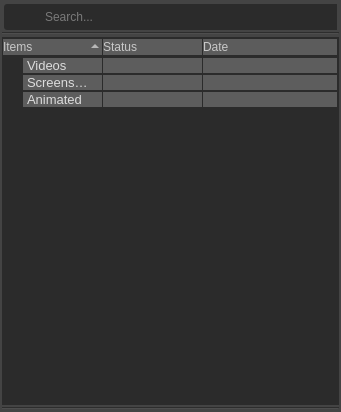
<?xml version="1.0" encoding="UTF-8"?>
<ui version="4.0">
 <class>Form</class>
 <widget class="QWidget" name="Form">
  <property name="geometry">
   <rect>
    <x>0</x>
    <y>0</y>
    <width>341</width>
    <height>412</height>
   </rect>
  </property>
  <property name="windowTitle">
   <string>Form</string>
  </property>
  <property name="autoFillBackground">
   <bool>false</bool>
  </property>
  <property name="styleSheet">
   <string notr="true">QWidget {
	background-color: rgb(68, 68, 68);
    color: rgb(220, 220, 220);
    selection-background-color: rgb(126, 126, 126);
    selection-color: rgb(220, 220, 220);
    outline: 0;
}
QWidget:item {
    background-color: transparent;
}
QWidget:item:hover {
    background-color: rgb(150, 146, 137);
}
QWidget:item:selected {
    background-color: rgb(150, 146, 137);
}
QWidget:disabled {
    background-color: rgb(43, 43, 43);
    color: rgb(92, 92, 92);
}
QMainWindow::separator {
  width: 0px;
  height: 0px;
  border: 2px solid rgb(43,43,43);
  border-right: 1px solid rgb(108,108,108);
  border-bottom: 1px solid rgb(108,108,108);
  border-radius: 0px;
  margin: 8px;
}
QMainWindow::separator:hover {
  border-right: 1px solid rgb(150, 146, 137);
  border-bottom: 1px solid rgb(150, 146, 137);
}
QPushButton {
    outline: none;
    padding: 3px;
	padding-left: 18px;
	padding-right: 18px;
	border: none;
    background-color: rgb(92, 92, 92);
}
QPushButton:hover {
    color: rgb(250, 250, 250);
    background-color: rgb(108, 108, 108);
 }
QScrollArea {
    border: 1px solid rgb(57, 57, 57);
}

/* QMenu ------------------------------------------------------------------ */

QMenu {
    border: 1px solid rgb(68, 68, 68);
    background-color: rgb(43, 43, 43);
    padding: 1px;
}
QMenu::separator {
    height: 1px;
    background-color: rgb(92, 92, 92);
    color: rgb(200, 200, 200);
    padding-left: 2px;
    margin-left: 0px;
    margin-right: 0px;
}
QMenu::item {
    padding: 4px;
    padding-left: 16px;
    padding-right: 16px;
    background-color: rgb(68, 68, 68);
}
QMenu::indicator {
    padding: 6px;
    margin: -1px;
	width: 13px;
	height: 13px;
    background-color: rgb(57, 57, 57);
}
QMenu::icon {
    padding: 4px;
    margin: 0px;
	width: 18px;
	height: 18px;
    background-color: rgb(57, 57, 57);
}
QMenu::indicator:non-exclusive:checked {
    image: url(:/resources/style/checkbox_checked.svg);
}
QMenu::indicator:non-exclusive:unchecked {
    image: url(:/resources/style/checkbox.svg);
}

QLineEdit,
QAbstractSpinBox,
QTextEdit {
    background-color: rgb(43, 43, 43);
    background-image: url();
    color: rgb(200, 200, 200);
/*
    border: 2px solid rgb(43, 43, 43);
    border-radius: 3px;
    color: rgb(200, 200, 200);
    padding: 1px;
    margin-top: 0px;
    padding-left: 0px;
*/
}

/* QSlider ---------------------------------------------------------------- */
QSlider::add-page:horizontal, 
QSlider::sub-page:horizontal,
QSlider::add-page:vertical, 
QSlider::sub-page:vertical {
    background: rgb(43, 43, 43);
}
QSlider::add-page:vertical, 
QSlider::sub-page:vertical {
    margin-left: 4px;
    margin-right: 4px;
}
QSlider::add-page:horizontal, 
QSlider::sub-page:horizontal {
    margin-top: 4px;
    margin-bottom: 4px;
}
QSlider::handle:vertical {
    background: #787878;
    border: 2px solid rgb(43, 43, 43);
    width: 8px;
    height: 6px;
    margin: 0 -8px;
    border-radius: 4px;
}
QSlider::handle:horizontal {
    background: #787878;
    border: 2px solid rgb(43, 43, 43);
    margin: -8px 0;
	width: 6px;
	height: 8px;
    border-radius: 4px;
}
QSlider::groove {
    background: rgb(43, 43, 43);
    border: 1px solid rgb(68, 68, 68);
    border-radius: 4px;
    margin: 0px;
}
QSlider::groove:horizontal {
    height: 4px;
}
QSlider::groove:vertical {
    width: 4px;
}
QSlider::sub-page:vertical:disabled, 
QSlider::sub-page:horizontal:disabled {
    background: #14506E;
}

/* QScrollBar ------------------------------------------------------------- */

QScrollBar:horizontal {
    height: 10px;
    margin: 0px 16px 0px 16px;
    border: 1px solid rgb(55, 55, 55);
    border-radius: 40px;
    background-color: rgb(55, 55, 55);
}
QScrollBar::handle:horizontal {
    background-color: #787878;
    border: 0px solid rgb(68, 68, 68);
    border-radius: 4px;
    min-width: 8px;
}
QScrollBar::add-line:horizontal:hover,
QScrollBar::add-line:horizontal:on,
QScrollBar::add-line:horizontal {
    margin: 0px 3px 0px 0px;
    border-image: url(:/resources/style/stylesheet-branch-closed.png);
    height: 10px;
    width: 6px;
    subcontrol-position: right;
    subcontrol-origin: margin;
}
QScrollBar::sub-line:horizontal:hover,
QScrollBar::sub-line:horizontal:on,
QScrollBar::sub-line:horizontal {
    margin: 0px 0px 0px 3px;
    border-image: url(:/resources/style/stylesheet-branch-closedleft.png);
    height: 10px;
    width: 6px;
    subcontrol-position: left;
    subcontrol-origin: margin;
}
QScrollBar:vertical {
    background-color: rgb(55, 55, 55);
    width: 10px;
    margin: 16px 0px 16px 0px;
    border: 1px solid rgb(55, 55, 55);
    border-radius: 4px;
}
QScrollBar::handle:vertical {
    background-color: #787878;
    border: 1px solid rgb(68, 68, 68);
    min-height: 8px;
    border-radius: 4px;
}
QScrollBar::sub-line:vertical {
    margin: 3px 0px 0px 0px;
    border-image: url(:/resources/style/stylesheet-branch-openup.png);
    height: 6px;
    width: 10px;
    subcontrol-position: top;
    subcontrol-origin: margin;
}
QScrollBar::add-line:vertical {
    margin: 0px 0px 3px 0px;
    border-image: url(:/resources/style/stylesheet-branch-open.png);
    height: 6px;
    width: 10px;
    subcontrol-position: bottom;
    subcontrol-origin: margin;
}
QScrollBar::sub-line:vertical:hover,
QScrollBar::sub-line:vertical:on {
    border-image: url(:/resources/style/stylesheet-branch-openup.png);
    height: 10px;
    width: 10px;
    subcontrol-position: top;
    subcontrol-origin: margin;
}
QScrollBar::add-page:horizontal,
QScrollBar::sub-page:horizontal,
QScrollBar::up-arrow:horizontal,
QScrollBar::down-arrow:horizontal,
QScrollBar::up-arrow:vertical,
QScrollBar::down-arrow:vertical,
QScrollBar::add-page:vertical,
QScrollBar::sub-page:vertical  {
    background: none;
}
QTableCornerButton::section {
    background-color: rgb(92, 92, 92);
	border: 1px rgb(43,43,43);
	border-radius: 0px;
}
QHeaderView {
	background-color: rgb(68, 68, 68);
	border: 0px transparent rgb(68,68,68);
    padding: 0px;
	margin: 1px;
	border-radius: 0px;
}
QHeaderView::section {
	background-color: rgb(92, 92, 92);
	color: rgb(200,200,200);
    border-bottom: 1px solid rgb(43,43,43);
    border-right: 1px solid rgb(43,43,43);
	border-radius: 0px;
	text-align: center;
}
QHeaderView::section:vertical {
	padding-left: 4px;
}
QListView,
QTreeView,
QTableView,
QColumnView {
    border: none;
	alternate-background-color: rgb(75,75,75);
    background-color: rgb(43, 43, 43);
    padding-top: 1px;
}
QListView::item,
QTreeView::item,
QTableView::item,
QColumnView::item {
    border-top: none;
    padding-right: 8px; /*DO NOT CHANGE*/
    padding-left: 1px;
    margin-top: 1px;
    margin-bottom: 1px;
    margin-left: 1px;
}

QTreeView::item:has-children {
    background-color: rgb(93, 93, 93);
}

QTreeView::branch {
    padding: 4px; /*DO NOT CHANGE*/
    margin-top: 1px;
    margin-bottom: 1px;
    margin-left: 1px;
    margin-right: -3px;
    border-left: 2px solid rgb(43,43,43);
	border-radius: 3px 3px 0px 0px;
}
/*
QTreeView::branch:has-siblings:!adjoins-item {
    border-image: url(:/resources/style/stylesheet-vline.png);
}
QTreeView::branch:has-siblings:adjoins-item {
    border-image: url(:/resources/style/stylesheet-branch-more.png);
}

QTreeView::branch:!has-children:!has-siblings:adjoins-item {
    border-image: url(:/resources/style/stylesheet-branch-end.png);
}
*/
QTreeView::branch:has-children:!has-siblings:closed,
QTreeView::branch:closed:has-children:has-siblings {
    background-color: rgb(93, 93, 93);
    image: url(:/resources/style/stylesheet-branch-closed.png);
    border-left: 3px solid rgb(93, 93, 93);
    border-bottom: 3px solid rgb(93, 93, 93);
    border-top: 2px solid rgb(93, 93, 93);
}
QTreeView::branch:open:has-children:!has-siblings,
QTreeView::branch:open:has-children:has-siblings  {
    background-color: rgb(93, 93, 93);
    border-left: 2px solid rgb(93, 93, 93);
    border-radius: 0px 0px 3px 0px;
    image: url(:/resources/style/stylesheet-branch-open.png);
}


/* QCombobox -------------------------------------------------------------- */
QComboBox {
    border: 0px;
    border-radius: 3px;
    background-color: rgb(92, 92, 92);
    padding-top: 2px;     /* This fix  #103, #111*/
    padding-bottom: 1px;  /* This fix  #103, #111*/
    padding-left: 4px;
    padding-right: 4px;
    min-width: 75px;
}
QComboBox::drop-down {
    subcontrol-origin: padding;
    subcontrol-position: top right;
    width: 20px;
    border-left-width: 2px;
    border-left-color: rgb(68, 68, 68);
    border-left-style: solid;
    border-top-right-radius: 0px;
    border-bottom-right-radius: 0px;
    padding-right: 3px;
    margin-left: 6px;
}
QComboBox::down-arrow,
QComboBox::down-arrow:on,
QComboBox::down-arrow:hover,
QComboBox::down-arrow:focus {
    image: url(:/resources/style/stylesheet-branch-open.png);
}


/* QCheckBox -------------------------------------------------------------- */


QCheckBox::indicator:checked:hover,
QTreeView::indicator:checked:hover,
QListView::indicator:checked:hover {
    image: url(:/resources/style/checkbox_checked_hover.svg);
}
QCheckBox::indicator:unchecked:hover,
QTreeView::indicator:unchecked:hover,
QListView::indicator:unchecked:hover {
    image: url(:/resources/style/checkbox_hover.svg);
}
QCheckBox::indicator {
    width: 14px;
    height: 14px;
}
QCheckBox::indicator:checked,
QTreeView::indicator:checked,
QListView::indicator:checked {
    image: url(:/resources/style/checkbox_checked.svg);
}

QCheckBox::indicator:checked:hover,
QTreeView::indicator:checked:hover,
QListView::indicator:checked:hover {
    image: url(:/resources/style/checkbox_checked_hover.svg);
}

QCheckBox::indicator:unchecked,
QTreeView::indicator:unchecked,
QListView::indicator:unchecked {
    color: rgb(43, 43, 43);
    image: url(:/resources/style/checkbox.svg);
}


































/* QTabWiget -------------------------------------------------------------- */

QTabWidget {
    padding: 4px;
    padding-left: 16px;
    padding-right: 16px;
    selection-background-color: rgb(68, 68, 68);
    border: 0;
}
QTabWidget::tab-bar {
    alignment: center;
}
QTabWidget::pane {
    border: none;
    margin: 0px;
}
QTabWidget::pane:selected {
    background-color: rgb(68, 68, 68);
}

/* QTabBar ---------------------------------------------------------------- */

QTabBar {
    qproperty-drawBase: 0;
    border-radius: 3px;
    margin: 0px;
    padding: 4px;
    border: 0;
    background-color: rgb(68, 68, 68);
    font: bold 10pt;
}

QTabBar::tab {
    border-bottom: 3px solid rgb(55, 55, 55);
    color: #787878;
    background-color: rgb(68, 68, 68);
}

/* QTabBar::tab - selected ----------------------------------------------- */

QTabBar::tab:top:selected:disabled {
    border-bottom: 3px solid #14506E;
    color: #787878;
    background-color: rgb(68, 68, 68);
}
QTabBar::tab:bottom:selected:disabled {
    border-top: 3px solid #14506E;
    color: #787878;
    background-color: rgb(68, 68, 68);
}
QTabBar::tab:left:selected:disabled {
    border-left: 3px solid #14506E;
    color: #787878;
    background-color: rgb(68, 68, 68);
}
QTabBar::tab:right:selected:disabled {
    border-right: 3px solid #14506E;
    color: #787878;
    background-color: rgb(68, 68, 68);
}

/* QTabBar::tab - !selected and disabled ---------------------------------- */

QTabBar::tab:disabled {
	margin: 0; padding: 0; border: none;
}
QTabBar::tab:top:!selected:disabled {
    margin-left: 4px;
    margin-right: 4px;
    margin-top: 2px;
    margin-bottom: 1px;
    padding-left: 10px; 
    padding-right: 10px;
    padding-top: 4px;
    padding-bottom: 4px;
    min-width: 4px;
    border-top-left-radius: 3px;
    border-top-right-radius: 3px;
    font-weight: normal;
    border-bottom: 3px solid rgb(68, 68, 68);
    border-right: 1px solid rgb(68, 68, 68);
    border-left: 1px solid rgb(68, 68, 68);
    border-top: 1px solid rgb(68, 68, 68);
    color: rgb(100, 100, 100);
}
QTabBar::tab:bottom:!selected:disabled {
    border-top: 3px solid rgb(43, 43, 43);
    color: #787878;
    background-color: rgb(43, 43, 43);
}
QTabBar::tab:left:!selected:disabled {
    border-right: 3px solid rgb(43, 43, 43);
    color: #787878;
    background-color: rgb(43, 43, 43);
}
QTabBar::tab:right:!selected:disabled {
    border-left: 3px solid rgb(43, 43, 43);
    color: #787878;
    background-color: rgb(43, 43, 43);
}
/* QTabBar::tab - selected ----------------------------------------------- */

QTabBar::tab {
    background-color: rgb(55, 55, 55);
    color: rgb(175, 175, 175);
    margin-left: 4px;
    margin-right: 4px;
    margin-top: 2px;
    margin-bottom: 1px;
    padding-left: 18px; 
    padding-right: 18px;
    padding-top: 4px;
    padding-bottom: 4px;
    min-width: 4px;
    border-top-left-radius: 3px;
    border-top-right-radius: 3px;
    font-weight: normal;
    border-bottom: 3px solid rgb(43, 43, 43);
    border-right: 1px solid rgb(43, 43, 43);
    border-left: 1px solid rgb(43, 43, 43);
    border-top: 1px solid rgb(43, 43, 43);
}

QTabBar::tab:selected {
    color: rgb(220, 220, 220);
    background-color: qlineargradient(y1: 1, y2: -.5, stop: 0 rgb(55, 105, 140), stop: 0.20 rgb(68, 68, 68));
    border-bottom: 2px solid rgb(70, 125, 160);
    border-right: 1px solid rgb(66, 118, 150);
    border-left: 1px solid rgb(66, 118, 150);
    border-top-left-radius: 3px;
    border-top-right-radius: 3px;
    border-top: 1px solid rgb(43, 43, 43);
}

QRadioButton::indicator {
    width:                  8px;
    height:                 8px;
    border-radius:          6px;
}
QRadioButton::indicator:checked {
    background-color:       gray;
    border:                 2px solid rgb(43,43,43);
}
QRadioButton::indicator:unchecked {
    background-color:       rgb(43,43,43);
    border:                 2px solid rgb(43,43,43);
}
QRadioButton:indicator:hover {
    border: 2px solid rgb(150, 146, 137);
}
QAbstractSpinBox {
    padding: 1px;
    padding-left: 4px;
    margin: 1px;
    border: 1px solid rgb(43, 43, 43);
}</string>
  </property>
  <layout class="QVBoxLayout" name="verticalLayout">
   <property name="spacing">
    <number>2</number>
   </property>
   <property name="leftMargin">
    <number>2</number>
   </property>
   <property name="topMargin">
    <number>2</number>
   </property>
   <property name="rightMargin">
    <number>2</number>
   </property>
   <property name="bottomMargin">
    <number>2</number>
   </property>
   <item>
    <layout class="QHBoxLayout" name="horizontalLayout_2">
     <property name="spacing">
      <number>0</number>
     </property>
     <property name="leftMargin">
      <number>2</number>
     </property>
     <property name="topMargin">
      <number>2</number>
     </property>
     <property name="rightMargin">
      <number>2</number>
     </property>
     <property name="bottomMargin">
      <number>0</number>
     </property>
     <item>
      <widget class="QFrame" name="searchFrame">
       <property name="sizePolicy">
        <sizepolicy hsizetype="MinimumExpanding" vsizetype="Fixed">
         <horstretch>0</horstretch>
         <verstretch>0</verstretch>
        </sizepolicy>
       </property>
       <property name="styleSheet">
        <string notr="true">QFrame {
    border: 0px solid rgb(43, 43, 43);
    background-color: rgb(43, 43, 43);
    border-radius: 3px;
}</string>
       </property>
       <property name="frameShape">
        <enum>QFrame::StyledPanel</enum>
       </property>
       <property name="frameShadow">
        <enum>QFrame::Plain</enum>
       </property>
       <layout class="QHBoxLayout" name="horizontalLayout">
        <property name="spacing">
         <number>0</number>
        </property>
        <property name="leftMargin">
         <number>0</number>
        </property>
        <property name="topMargin">
         <number>0</number>
        </property>
        <property name="rightMargin">
         <number>0</number>
        </property>
        <property name="bottomMargin">
         <number>0</number>
        </property>
        <item>
         <widget class="QPushButton" name="searchButton">
          <property name="styleSheet">
           <string notr="true">QPushButton {
    background-color: rgb(43, 43, 43);
    padding: 2px;
    margin-left: 1px;
	border-radius: 3px;
	border: 1px solid rgb(43, 43, 43);
}
QPushButton::hover {
    background-color: rgb(63, 63, 63);
    /*border: 1px solid rgb(150, 146, 137);*/
}</string>
          </property>
          <property name="text">
           <string/>
          </property>
          <property name="icon">
           <iconset resource="../../resources.qrc">
            <normaloff>:/resources/general/searchLight.svg</normaloff>:/resources/general/searchLight.svg</iconset>
          </property>
          <property name="iconSize">
           <size>
            <width>18</width>
            <height>18</height>
           </size>
          </property>
         </widget>
        </item>
        <item>
         <widget class="QLineEdit" name="searchBox">
          <property name="sizePolicy">
           <sizepolicy hsizetype="Expanding" vsizetype="Fixed">
            <horstretch>0</horstretch>
            <verstretch>0</verstretch>
           </sizepolicy>
          </property>
          <property name="minimumSize">
           <size>
            <width>256</width>
            <height>26</height>
           </size>
          </property>
          <property name="font">
           <font>
            <bold>false</bold>
           </font>
          </property>
          <property name="styleSheet">
           <string notr="true">QLineEdit { padding: 0px;}
</string>
          </property>
          <property name="frame">
           <bool>false</bool>
          </property>
          <property name="placeholderText">
           <string>Search...</string>
          </property>
          <property name="clearButtonEnabled">
           <bool>true</bool>
          </property>
         </widget>
        </item>
       </layout>
      </widget>
     </item>
    </layout>
   </item>
   <item>
    <widget class="Line" name="line_2">
     <property name="orientation">
      <enum>Qt::Horizontal</enum>
     </property>
    </widget>
   </item>
   <item>
    <widget class="QTreeWidget" name="treeWidget">
     <property name="dragEnabled">
      <bool>true</bool>
     </property>
     <property name="alternatingRowColors">
      <bool>false</bool>
     </property>
     <property name="selectionMode">
      <enum>QAbstractItemView::ExtendedSelection</enum>
     </property>
     <property name="selectionBehavior">
      <enum>QAbstractItemView::SelectRows</enum>
     </property>
     <property name="sortingEnabled">
      <bool>true</bool>
     </property>
     <property name="headerHidden">
      <bool>false</bool>
     </property>
     <attribute name="headerShowSortIndicator" stdset="0">
      <bool>true</bool>
     </attribute>
     <column>
      <property name="text">
       <string>Items</string>
      </property>
      <property name="font">
       <font>
        <stylestrategy>PreferAntialias</stylestrategy>
       </font>
      </property>
     </column>
     <column>
      <property name="text">
       <string>Status</string>
      </property>
     </column>
     <column>
      <property name="text">
       <string>Date</string>
      </property>
     </column>
     <item>
      <property name="text">
       <string>Videos</string>
      </property>
      <property name="font">
       <font>
        <pointsize>10</pointsize>
        <bold>false</bold>
        <stylestrategy>PreferAntialias</stylestrategy>
       </font>
      </property>
      <property name="icon">
       <iconset>
        <normaloff>:/resources/icons/video96.png</normaloff>:/resources/icons/video96.png</iconset>
      </property>
      <property name="text">
       <string/>
      </property>
      <property name="text">
       <string/>
      </property>
      <item>
       <property name="text">
        <string>untitled_06</string>
       </property>
       <property name="text">
        <string/>
       </property>
       <property name="text">
        <string/>
       </property>
      </item>
      <item>
       <property name="text">
        <string>untitled_05</string>
       </property>
       <property name="text">
        <string/>
       </property>
       <property name="text">
        <string/>
       </property>
      </item>
     </item>
     <item>
      <property name="text">
       <string>Screenshots</string>
      </property>
      <property name="font">
       <font>
        <pointsize>10</pointsize>
        <bold>false</bold>
        <stylestrategy>PreferAntialias</stylestrategy>
       </font>
      </property>
      <property name="icon">
       <iconset resource="../../capture/resources.qrc">
        <normaloff>:/resources/icons/snapshot.svg</normaloff>:/resources/icons/snapshot.svg</iconset>
      </property>
      <property name="text">
       <string/>
      </property>
      <property name="text">
       <string/>
      </property>
      <item>
       <property name="text">
        <string>untitled_04</string>
       </property>
       <property name="text">
        <string/>
       </property>
       <property name="text">
        <string>dasfasdf</string>
       </property>
      </item>
      <item>
       <property name="text">
        <string>untitled_02</string>
       </property>
       <property name="text">
        <string/>
       </property>
       <property name="text">
        <string>dasdfasdf</string>
       </property>
      </item>
      <item>
       <property name="text">
        <string>untitled_01</string>
       </property>
       <property name="text">
        <string/>
       </property>
       <property name="text">
        <string>ewadd</string>
       </property>
      </item>
     </item>
     <item>
      <property name="text">
       <string>Animated</string>
      </property>
      <property name="font">
       <font>
        <pointsize>10</pointsize>
        <bold>false</bold>
        <stylestrategy>PreferAntialias</stylestrategy>
       </font>
      </property>
      <property name="icon">
       <iconset resource="../../capture/resources.qrc">
        <normaloff>:/resources/icons/gif.png</normaloff>:/resources/icons/gif.png</iconset>
      </property>
      <property name="text">
       <string/>
      </property>
      <property name="text">
       <string/>
      </property>
      <item>
       <property name="text">
        <string>d3ead</string>
       </property>
       <property name="text">
        <string/>
       </property>
       <property name="text">
        <string/>
       </property>
      </item>
     </item>
    </widget>
   </item>
   <item>
    <widget class="Line" name="line">
     <property name="orientation">
      <enum>Qt::Horizontal</enum>
     </property>
    </widget>
   </item>
  </layout>
 </widget>
 <resources>
  <include location="../../resources.qrc"/>
  <include location="../../capture/resources.qrc"/>
 </resources>
 <connections/>
</ui>
